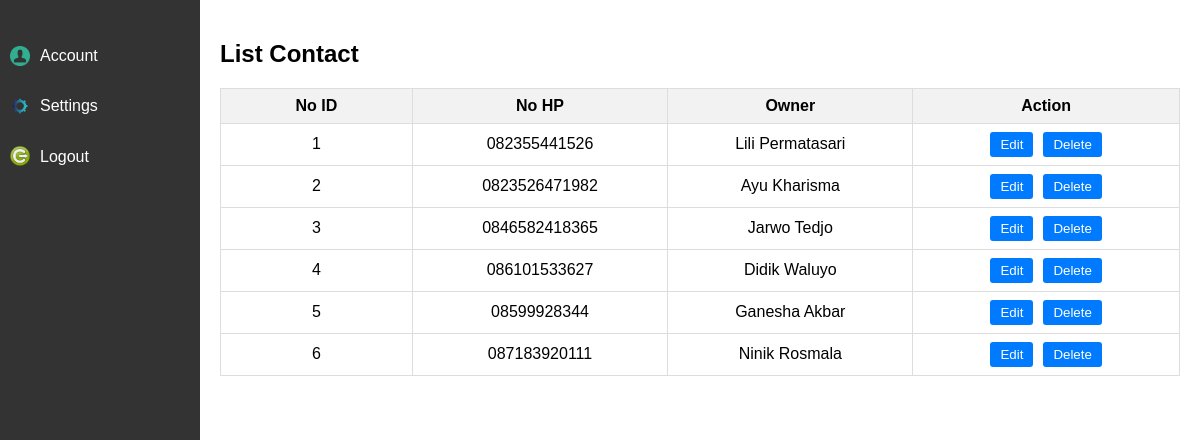
The page / on the database its author committed.
### tables this page shows
CREATE TABLE `contact` (
  `No_ID` int(11) NOT NULL,
  `No_HP` varchar(30) NOT NULL,
  `Pemilik` varchar(30) NOT NULL
);

### index.php (the view, shortened to what this page needs)
<?php
require_once 'contact.php';
$query = "SELECT * FROM contact";
$result = mysqli_query($conn, $query);
?>
<!DOCTYPE html>
<html lang="en">
<head>
    <link rel="stylesheet" href="style.css">
</head>
<body>
    <div class="sidebar">
        <ul>
            <li><a href="#"><img src="akun.png" alt="account Icon"> Account</a></li>
            <li><a href="#"><img src="setting.png" alt="Settings Icon"> Settings</a></li>
            <li><a href="#"><img src="logout.png" alt="Logout Icon"> Logout</a></li>
        </ul>
    </div>
    <div class="main">
        <h2>List Contact</h2>
        <table>
            <thead>
                <tr>
                    <th>No ID</th>
                    <th>No HP</th>
                    <th>Owner</th>
                    <th>Action</th>
                </tr>
            </thead>
            <tbody>
                <?php
                while ($row = mysqli_fetch_assoc($result)) {
                    echo "<tr>";
                    echo "<td>" . $row['No_ID'] . "</td>";
                    echo "<td>" . $row['No_HP'] . "</td>";
                    echo "<td>" . $row['Pemilik'] . "</td>";
                    echo "<td>";
                    echo "<button>Edit</button>";
                    echo "<button>Delete</button>";
                    echo "</td>";
                    echo "</tr>";
                }
                ?>
            </tbody>
        </table>
    </div>
</body>
</html>

### style.css (style rules this page uses)
body { margin: 0; padding: 0; font-family: Arial, sans-serif; }
.sidebar { width: 200px; height: 100vh; background-color: #333; position: fixed; top: 0; left: 0; padding-top: 20px; }
.sidebar ul { list-style-type: none; padding: 0; }
.sidebar ul li { margin-bottom: 10px; }
.sidebar ul li a { display: block; color: #fff; text-decoration: none; padding: 10px; transition: background-color 0.3s ease; }
.main { margin-left: 200px; padding: 20px; }
table { width: 100%; border-collapse: collapse; }
table th, table td { border: 1px solid #ddd; padding: 8px; }
table th { background-color: #f2f2f2; }
table th:first-child, table td:first-child { width: 20%; }
table td { text-align: center; }
table td button { padding: 5px 10px; margin: 0 5px; border: none; background-color: #007bff; color: #fff; cursor: pointer; border-radius: 3px; }
.sidebar ul li a { display: flex; align-items: center; color: #fff; text-decoration: none; padding: 10px; transition: background-color 0.3s ease; }
.sidebar ul li a img { width: 20px; margin-right: 10px; }

### rows shown on the page
contact: No_ID "1", No_HP "082355441526", Pemilik "Lili Permatasari"
contact: No_ID "2", No_HP "0823526471982", Pemilik "Ayu Kharisma"
contact: No_ID "3", No_HP "0846582418365", Pemilik "Jarwo Tedjo"
contact: No_ID "4", No_HP "086101533627", Pemilik "Didik Waluyo"
contact: No_ID "5", No_HP "08599928344", Pemilik "Ganesha Akbar"
contact: No_ID "6", No_HP "087183920111", Pemilik "Ninik Rosmala"
